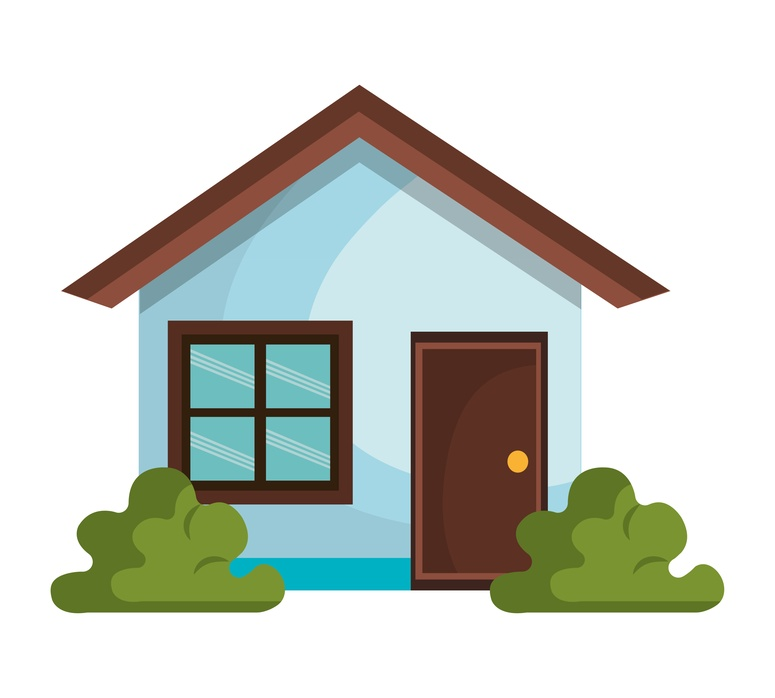
#> input picture house.jpg, 775 x 698 px, shrunk from 5315 x 4790 before the run, found by its file name
$ python example_usage.py
#> lines starting #> are read from the running program, lines starting #| are printed output that depends on the picture; after the words box and inside, x2 and y2 are one past the last pixel; in counts of white or black regions, pixels touching at a corner belong together
### graphical_hospital_optimization.py
import random
import math
import cv2
import numpy as np
from typing import List, Tuple, Dict
import os

class GraphicalHospitalOptimization:
    def __init__(self, grid_width: int = 15, grid_height: int = 15,
                 num_houses: int = 20, num_ambulances: int = 4,
                 num_hospitals: int = 3):
        self.grid_width = grid_width
        self.grid_height = grid_height
        self.num_houses = num_houses
        self.num_ambulances = num_ambulances
        self.num_hospitals = num_hospitals

        # Initialize positions
        self.houses = self._generate_random_positions(num_houses)
        self.ambulances = self._generate_random_positions(num_ambulances)
        self.hospitals = self._generate_random_positions(num_hospitals)

        # Cost weights
        self.house_hospital_weight = 1.0
        self.ambulance_hospital_weight = 2.0
        self.ambulance_house_weight = 1.5

        # Load images
        self.house_img = self._load_image("../images/house.jpg", (50, 50))
        self.ambulance_img = self._load_image("../images/ambulance.jpg", (50, 50))
        self.hospital_img = self._load_image("../images/hospital.jpg", (50, 50))

        # Create hospital image if not exists
        if self.hospital_img is None:
            self.hospital_img = self._create_hospital_image((50, 50))

    def _load_image(self, image_path: str, size: Tuple[int, int]):
        """Load and resize an image"""
        if os.path.exists(image_path):
            img = cv2.imread(image_path)
            if img is not None:
                img = cv2.resize(img, size)
                return img
        print(f"Warning: Image {image_path} not found, using generated image")
        return None

    # [16 lines left out: function _create_hospital_image, not called in this run]

    def _generate_random_positions(self, count: int) -> List[Tuple[int, int]]:
        """Generate random positions on the grid"""
        positions = []
        for _ in range(count):
            x = random.randint(0, self.grid_width - 1)
            y = random.randint(0, self.grid_height - 1)
            positions.append((x, y))
        return positions

    def euclidean_distance(self, pos1: Tuple[int, int], pos2: Tuple[int, int]) -> float:
        """Calculate Euclidean distance between two positions"""
        return math.sqrt((pos1[0] - pos2[0])**2 + (pos1[1] - pos2[1])**2)

    def total_cost(self) -> float:
        """Calculate total cost of current configuration"""
        total = 0.0

        for house in self.houses:
            min_dist = min(self.euclidean_distance(house, hospital)
                         for hospital in self.hospitals)
            total += min_dist * self.house_hospital_weight

        for ambulance in self.ambulances:
            min_dist = min(self.euclidean_distance(ambulance, hospital)
                         for hospital in self.hospitals)
            total += min_dist * self.ambulance_hospital_weight

        for house in self.houses:
            min_ambulance_dist = min(self.euclidean_distance(house, ambulance)
                                   for ambulance in self.ambulances)
            total += min_ambulance_dist * self.ambulance_house_weight

        return total

    def get_neighbor(self) -> 'GraphicalHospitalOptimization':
        """Generate a neighbor solution by moving one entity"""
        neighbor = self.copy()

        entity_type = random.choice(['hospital', 'ambulance'])

        if entity_type == 'hospital' and self.hospitals:
            idx = random.randint(0, len(self.hospitals) - 1)
            old_pos = neighbor.hospitals[idx]
            new_pos = self._get_valid_neighbor_position(old_pos)
            neighbor.hospitals[idx] = new_pos

        elif entity_type == 'ambulance' and self.ambulances:
            idx = random.randint(0, len(self.ambulances) - 1)
            old_pos = neighbor.ambulances[idx]
            new_pos = self._get_valid_neighbor_position(old_pos)
            neighbor.ambulances[idx] = new_pos

        return neighbor

    def _get_valid_neighbor_position(self, pos: Tuple[int, int]) -> Tuple[int, int]:
        """Get a valid neighboring position"""
        x, y = pos
        moves = [(0, 1), (1, 0), (0, -1), (-1, 0)]

        valid_moves = []
        for dx, dy in moves:
            new_x, new_y = x + dx, y + dy
            if (0 <= new_x < self.grid_width and 0 <= new_y < self.grid_height):
                valid_moves.append((new_x, new_y))

        return random.choice(valid_moves) if valid_moves else pos

    def copy(self) -> 'GraphicalHospitalOptimization':
        """Create a copy of the current state"""
        new_state = GraphicalHospitalOptimization(self.grid_width, self.grid_height,
                                                self.num_houses, self.num_ambulances,
                                                self.num_hospitals)
        new_state.houses = self.houses.copy()
        new_state.ambulances = self.ambulances.copy()
        new_state.hospitals = self.hospitals.copy()
        return new_state

    def create_visualization(self, show_paths: bool = False) -> np.ndarray:
        """Create a graphical visualization of the grid"""
        cell_size = 60
        padding = 20
        legend_height = 100

        grid_width_px = self.grid_width * cell_size + 2 * padding
        grid_height_px = self.grid_height * cell_size + 2 * padding + legend_height
        grid_img = np.ones((grid_height_px, grid_width_px, 3), dtype=np.uint8) * 240

        for i in range(self.grid_width + 1):
            x = padding + i * cell_size
            cv2.line(grid_img, (x, padding), (x, padding + self.grid_height * cell_size), (200, 200, 200), 1)

        for i in range(self.grid_height + 1):
            y = padding + i * cell_size
            cv2.line(grid_img, (padding, y), (padding + self.grid_width * cell_size, y), (200, 200, 200), 1)

        for x, y in self.houses:
            img_x = padding + x * cell_size + (cell_size - 50) // 2
            img_y = padding + y * cell_size + (cell_size - 50) // 2
            if self.house_img is not None:
                grid_img[img_y:img_y+50, img_x:img_x+50] = self.house_img
            else:
                cv2.rectangle(grid_img, (img_x, img_y), (img_x+50, img_y+50), (0, 255, 0), -1)

        for x, y in self.ambulances:
            img_x = padding + x * cell_size + (cell_size - 50) // 2
            img_y = padding + y * cell_size + (cell_size - 50) // 2
            if self.ambulance_img is not None:
                grid_img[img_y:img_y+50, img_x:img_x+50] = self.ambulance_img
            else:
                cv2.rectangle(grid_img, (img_x, img_y), (img_x+50, img_y+50), (255, 0, 0), -1)

        for x, y in self.hospitals:
            img_x = padding + x * cell_size + (cell_size - 50) // 2
            img_y = padding + y * cell_size + (cell_size - 50) // 2
            if self.hospital_img is not None:
                grid_img[img_y:img_y+50, img_x:img_x+50] = self.hospital_img
            else:
                cv2.rectangle(grid_img, (img_x, img_y), (img_x+50, img_y+50), (0, 0, 255), -1)

        if show_paths:
            self._draw_paths(grid_img, padding, cell_size)

        legend_y = padding + self.grid_height * cell_size + 10
        self._draw_legend(grid_img, legend_y, padding, cell_size)

        cost_text = f"Total Cost: {self.total_cost():.2f}"
        cv2.putText(grid_img, cost_text, (padding, legend_y + 80),
                   cv2.FONT_HERSHEY_SIMPLEX, 0.6, (0, 0, 0), 2)

        return grid_img

    def _draw_paths(self, grid_img: np.ndarray, padding: int, cell_size: int):
        for house in self.houses:
            nearest_hospital = min(self.hospitals, key=lambda h: self.euclidean_distance(house, h))
            self._draw_line(grid_img, house, nearest_hospital, padding, cell_size, (0, 255, 0), 1)

        for ambulance in self.ambulances:
            nearest_hospital = min(self.hospitals, key=lambda h: self.euclidean_distance(ambulance, h))
            self._draw_line(grid_img, ambulance, nearest_hospital, padding, cell_size, (255, 0, 0), 1)

    def _draw_line(self, grid_img: np.ndarray, pos1: Tuple[int, int], pos2: Tuple[int, int],
                  padding: int, cell_size: int, color: Tuple[int, int, int], thickness: int):
        x1 = padding + pos1[0] * cell_size + cell_size // 2
        y1 = padding + pos1[1] * cell_size + cell_size // 2
        x2 = padding + pos2[0] * cell_size + cell_size // 2
        y2 = padding + pos2[1] * cell_size + cell_size // 2
        cv2.line(grid_img, (x1, y1), (x2, y2), color, thickness)

    def _draw_legend(self, grid_img: np.ndarray, legend_y: int, padding: int, cell_size: int):
        if self.house_img is not None:
            grid_img[legend_y:legend_y+30, padding:padding+30] = cv2.resize(self.house_img, (30, 30))
        else:
            cv2.rectangle(grid_img, (padding, legend_y), (padding+30, legend_y+30), (0, 255, 0), -1)
        cv2.putText(grid_img, "House", (padding+40, legend_y+20), cv2.FONT_HERSHEY_SIMPLEX,
                  0.5, (0, 0, 0), 1)

        if self.ambulance_img is not None:
            grid_img[legend_y:legend_y+30, padding+120:padding+150] = cv2.resize(self.ambulance_img, (30, 30))
        else:
            cv2.rectangle(grid_img, (padding+120, legend_y), (padding+150, legend_y+30), (255, 0, 0), -1)
        cv2.putText(grid_img, "Ambulance", (padding+160, legend_y+20), cv2.FONT_HERSHEY_SIMPLEX,
                  0.5, (0, 0, 0), 1)

        if self.hospital_img is not None:
            grid_img[legend_y:legend_y+30, padding+250:padding+280] = cv2.resize(self.hospital_img, (30, 30))
        else:
            cv2.rectangle(grid_img, (padding+250, legend_y), (padding+280, legend_y+30), (0, 0, 255), -1)
        cv2.putText(grid_img, "Hospital", (padding+290, legend_y+20), cv2.FONT_HERSHEY_SIMPLEX,
                  0.5, (0, 0, 0), 1)

    def display(self, window_name: str = "Hospital Optimization", show_paths: bool = False):
        visualization = self.create_visualization(show_paths)
        cv2.imshow(window_name, visualization)
        cv2.waitKey(1)

    def save_visualization(self, filename: str, show_paths: bool = False):
        visualization = self.create_visualization(show_paths)
        cv2.imwrite(filename, visualization)

### graphical_hill_climbing.py
import cv2
import random
import math
from graphical_hospital_optimization import GraphicalHospitalOptimization

class GraphicalHillClimbingOptimizer:
    def __init__(self, max_iterations: int = 1000, max_no_improvement: int = 100,
                 display_frequency: int = 10):
        self.max_iterations = max_iterations
        self.max_no_improvement = max_no_improvement
        self.display_frequency = display_frequency

    def optimize(self, initial_state: GraphicalHospitalOptimization) -> GraphicalHospitalOptimization:
        current_state = initial_state
        current_cost = current_state.total_cost()

        best_state = current_state.copy()
        best_cost = current_cost

        no_improvement_count = 0

        print(f"Initial cost: {current_cost:.2f}")
        current_state.display("Hospital Optimization - Initial State")

        for iteration in range(self.max_iterations):
            if no_improvement_count >= self.max_no_improvement:
                print(f"Stopping early - no improvement for {self.max_no_improvement} iterations")
                break

            neighbor = current_state.get_neighbor()
            neighbor_cost = neighbor.total_cost()

            if neighbor_cost < current_cost:
                current_state = neighbor
                current_cost = neighbor_cost
                no_improvement_count = 0

                if neighbor_cost < best_cost:
                    best_state = neighbor.copy()
                    best_cost = neighbor_cost
                    print(f"Iteration {iteration}: New best cost: {best_cost:.2f}")
                    best_state.display("Hospital Optimization - Best State")
            else:
                no_improvement_count += 1

            if iteration % self.display_frequency == 0:
                current_state.display("Hospital Optimization - Current State")

            if iteration % 100 == 0:
                print(f"Iteration {iteration}: Current cost: {current_cost:.2f}")

        print(f"Final best cost: {best_cost:.2f}")
        print(f"Improvement: {initial_state.total_cost() - best_cost:.2f}")

        best_state.display("Hospital Optimization - Final Result", show_paths=True)
        best_state.save_visualization("../results/final_optimization_result.jpg", show_paths=True)
        print("Final result saved as '../results/final_optimization_result.jpg'")

        return best_state

class SimulatedAnnealingOptimizer:
    # [48 lines left out: functions __init__, optimize, not called in this run]

### example_usage.py
#!/usr/bin/env python3
"""
Example usage of the hospital optimization package.
"""

import sys
import os
sys.path.insert(0, os.path.join(os.path.dirname(__file__), '..', 'src'))

from graphical_hospital_optimization import GraphicalHospitalOptimization
from graphical_hill_climbing import GraphicalHillClimbingOptimizer

def main():
    print("Hospital Optimization Example")
    print("=" * 40)

    problem = GraphicalHospitalOptimization(
        grid_width=10,
        grid_height=10,
        num_houses=8,
        num_ambulances=2,
        num_hospitals=1
    )
#> in _load_image, img is the input picture: shape (698, 775, 3); mean B, G, R 199.3, 207.1, 202.2
#> call 2 of _load_image, with image_path = '../images/ambulance.jpg', size = (50, 50)
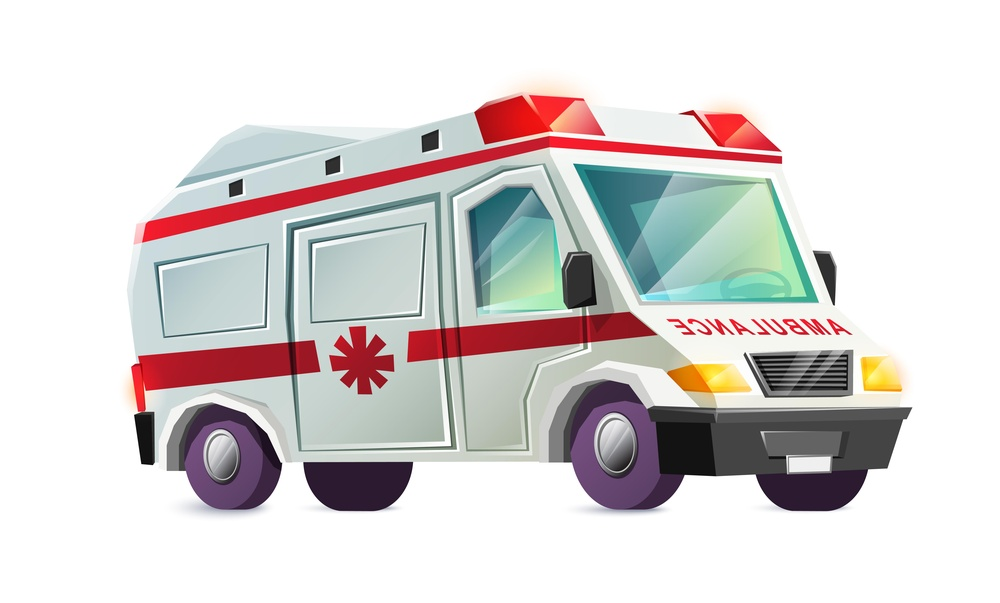
#> input picture ambulance.jpg, 1000 x 603 px, shrunk from 6862 x 4135 before the run, found by its file name
#> in _load_image, img is the input picture: shape (603, 1000, 3); mean B, G, R 212.3, 212.9, 217.1
#> call 3 of _load_image, with image_path = '../images/hospital.jpg', size = (50, 50)
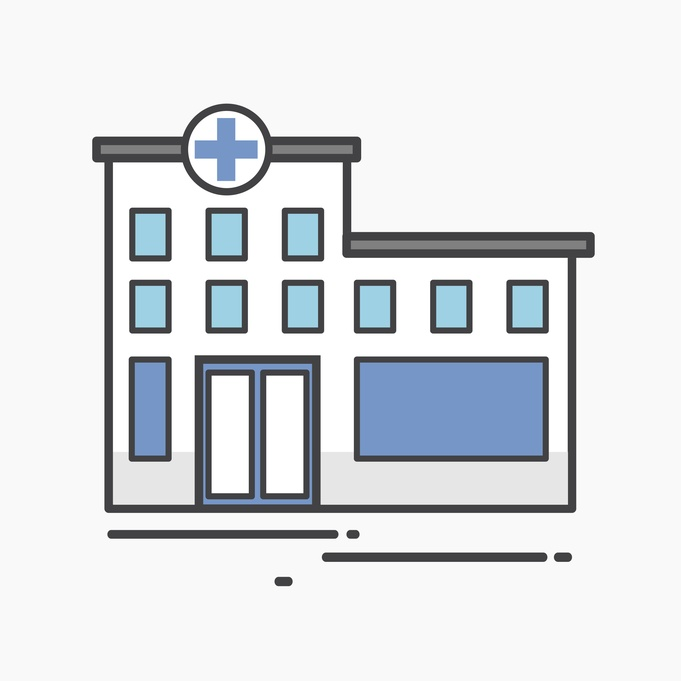
#> input picture hospital.jpg, 681 x 681 px, shrunk from 4675 x 4675 before the run, found by its file name
#> in _load_image, img is the input picture: shape (681, 681, 3); mean B, G, R 227.3, 224.1, 221.2

    print(f"Initial cost: {problem.total_cost():.2f}")

    optimizer = GraphicalHillClimbingOptimizer(
        max_iterations=500,
        max_no_improvement=50
    )

    result = optimizer.optimize(problem)
#> after the loop in create_visualization, `for x, y in self.ambulances:`: grid_img: shape (740, 640, 3); mean B, G, R 236.9, 237.2, 237
#> after the loop in create_visualization, `for x, y in self.hospitals:`: grid_img: shape (740, 640, 3); mean B, G, R 236.8, 237.1, 236.9
#> in _draw_legend, `cv2.putText(grid_img, "House", (padding+40, legend_y+20), cv2.FONT_HER..`: grid_img: shape (740, 640, 3); mean B, G, R 236.6, 237, 236.8
#> in _draw_legend, `cv2.putText(grid_img, "Hospital", (padding+290, legend_y+20), cv2.FONT..`: grid_img: shape (740, 640, 3); mean B, G, R 236.4, 236.7, 236.5
#> after the loop in create_visualization (call 38), `for i in range(self.grid_width + 1):`:
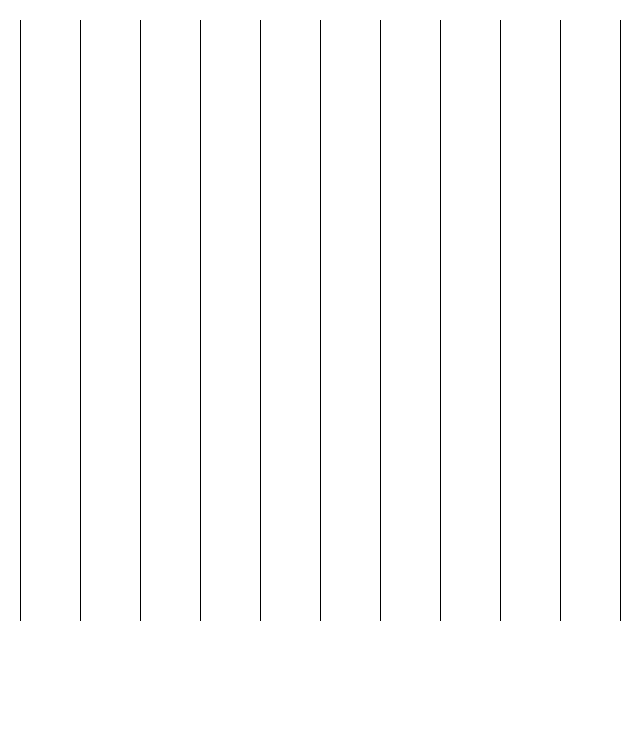
#> grid_img: shape (740, 640, 3); values 200 (black) and 240 (white), 98.6% white; black in thin lines or dots, all inside (x1, y1, x2, y2) = (20, 20, 621, 621)
#> after the loop in create_visualization (call 38), `for x, y in self.ambulances:`:
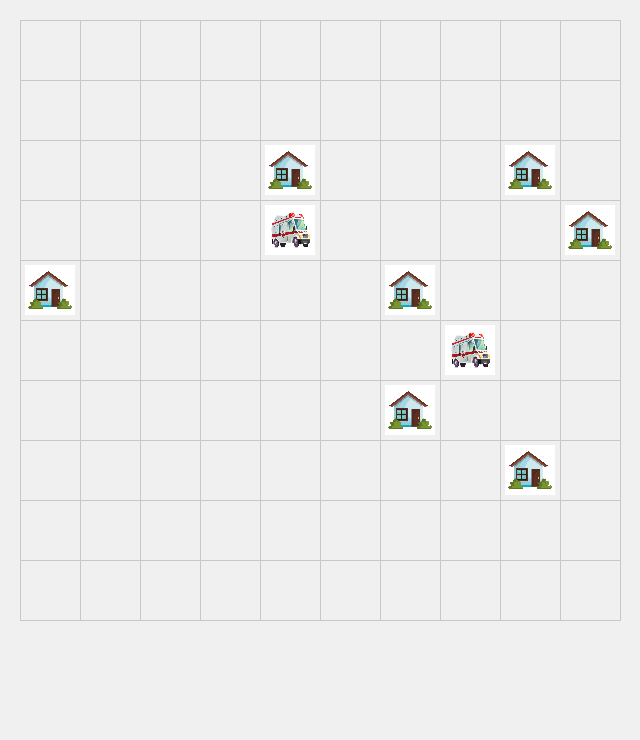
#> grid_img: shape (740, 640, 3); mean B, G, R 237.1, 237.4, 237.2
#> after the loop in create_visualization (call 38), `for x, y in self.hospitals:`:
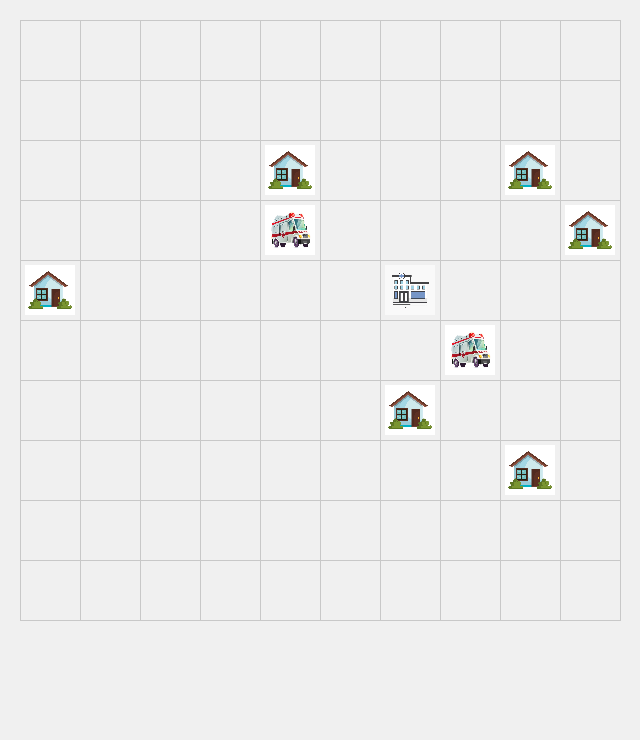
#> grid_img: shape (740, 640, 3); 0.52% of pixels changed, all inside (x1, y1, x2, y2) = (385, 265, 435, 315)
#> after the loop in _draw_paths, `for house in self.houses:`:
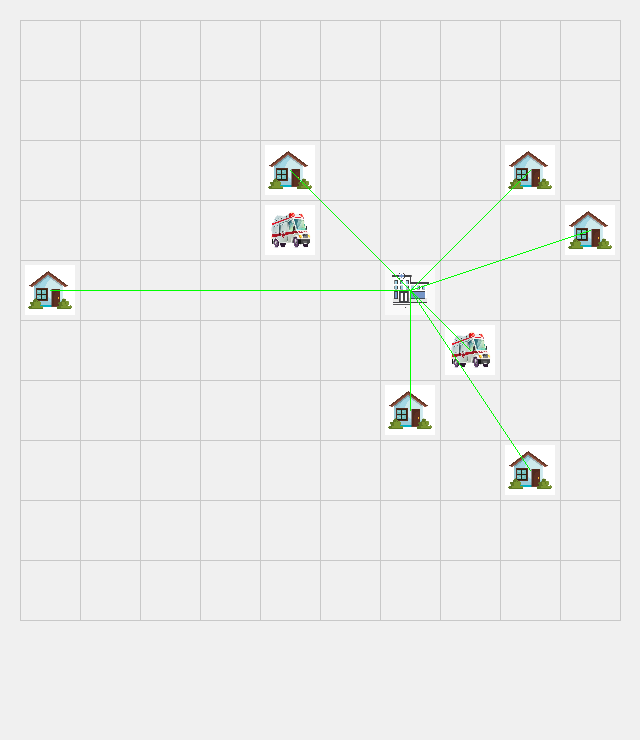
#> grid_img: shape (740, 640, 3); 0.24% of pixels changed, all inside (x1, y1, x2, y2) = (50, 170, 591, 471)
#> the loop in _draw_paths, `for ambulance in self.ambulances:` made 2 passes
#> (ambulance, nearest_hospital, x1 in _draw_line, y1 in _draw_line, x2 in _draw_line, y2 in _draw_line) on passes 1 to 2: ((7, 5), (6, 4), 470, 350, 410, 290), ((4, 3), (6, 4), 290, 230, 410, 290)
#> after the loop in _draw_paths, `for ambulance in self.ambulances:`: grid_img: shape (740, 640, 3); 0.04% of pixels changed, all inside (x1, y1, x2, y2) = (290, 230, 471, 351)
#> in _draw_legend (call 38), `cv2.putText(grid_img, "House", (padding+40, legend_y+20), cv2.FONT_HER..`: grid_img: shape (740, 640, 3); mean B, G, R 236.6, 237.3, 236.6
#> in _draw_legend (call 38), `cv2.putText(grid_img, "Hospital", (padding+290, legend_y+20), cv2.FONT..`: grid_img: shape (740, 640, 3); mean B, G, R 236.3, 237, 236.3
#> in create_visualization (call 38), `cv2.putText(grid_img, cost_text, (padding, legend_y + 80), cv2.FONT_HE..`:
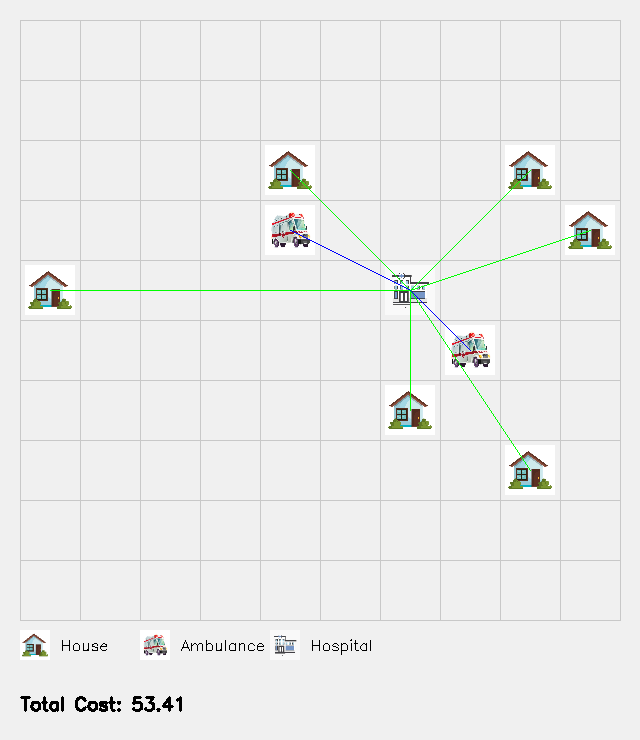
#> grid_img: shape (740, 640, 3); mean B, G, R 235.8, 236.5, 235.8
    print(f"Final cost: {result.total_cost():.2f}")
    print(f"Improvement: {problem.total_cost() - result.total_cost():.2f}")

if __name__ == "__main__":
    main()
